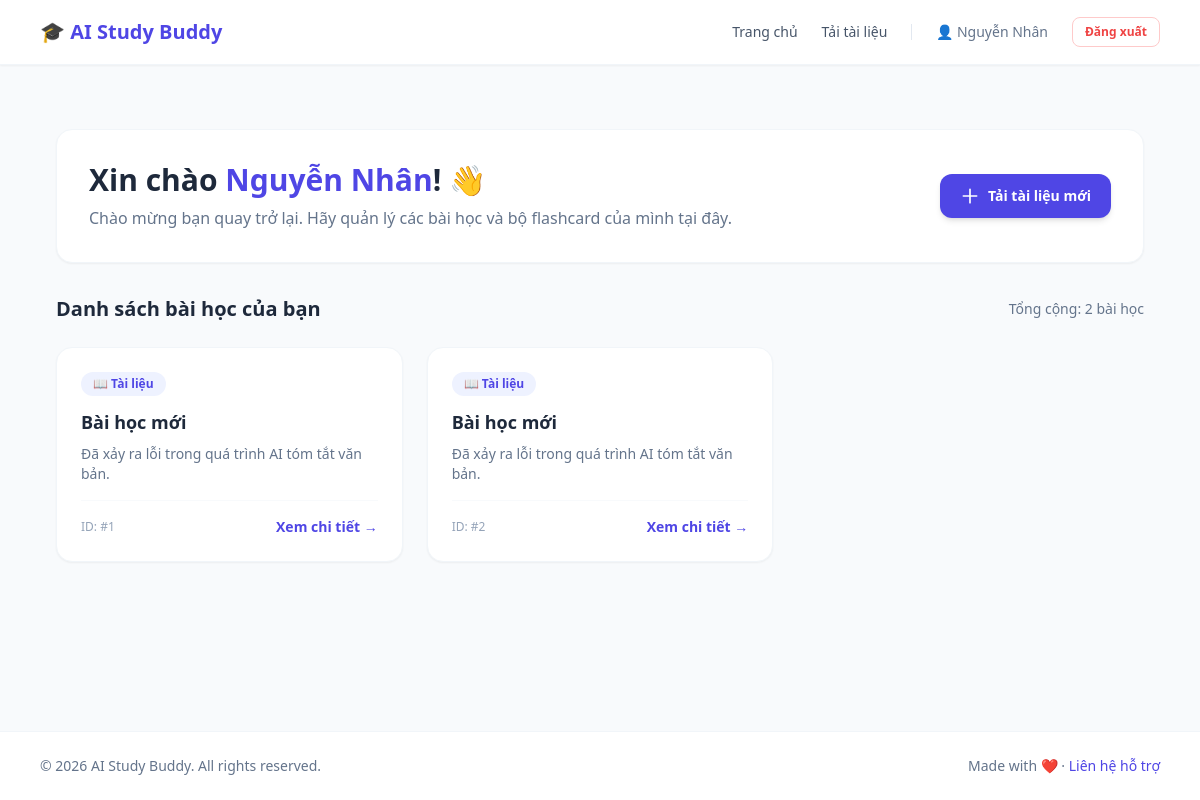
Page /dashboard (signed in) on the earlier database version.
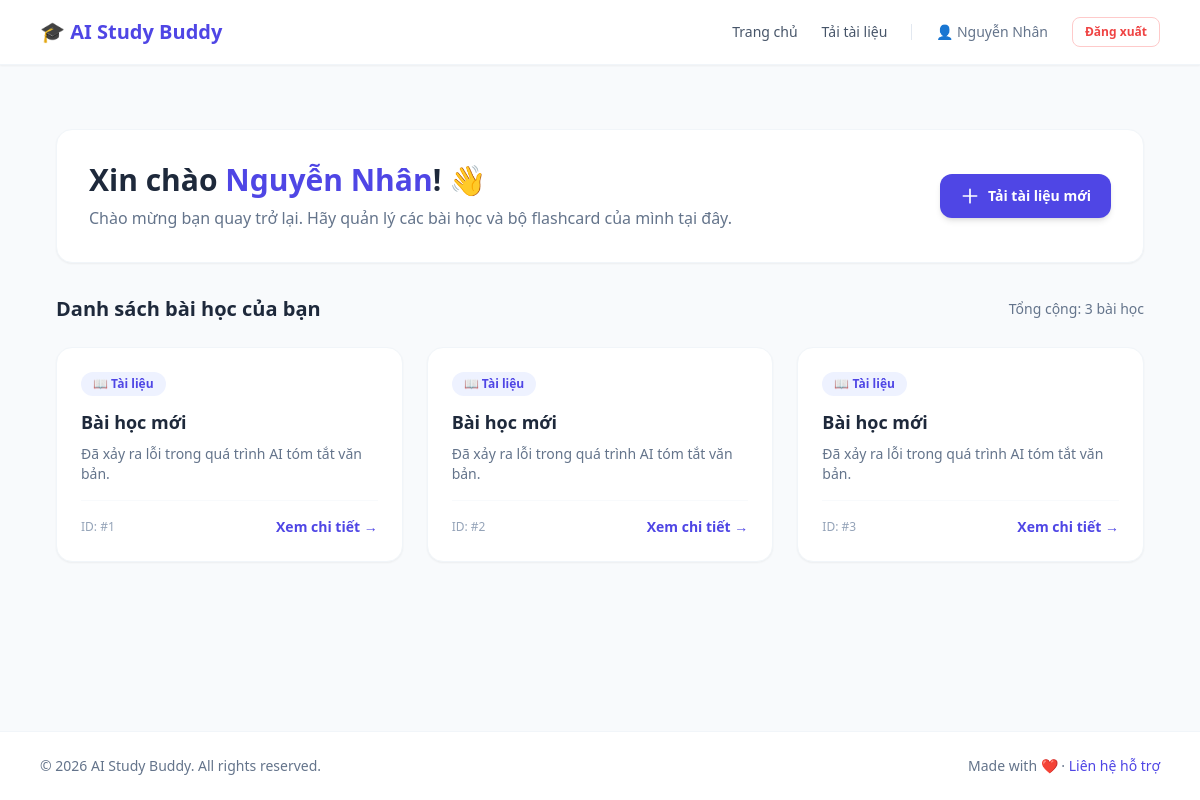
Same page on the later database version.
### app.py (models this page shows)
class Document(db.Model):
    id = db.Column(db.Integer, primary_key=True)
    title = db.Column(db.String(200), nullable=False)
    original_text = db.Column(db.Text, nullable=False)
    summary_text = db.Column(db.Text)
    user_id = db.Column(db.Integer, db.ForeignKey('user.id'), nullable=False)
    flashcards = db.relationship('Flashcard', backref='document', lazy=True)

### app.py (the view)
@app.route('/dashboard')
def dashboard():
    if 'user_id' not in session:
        flash("Vui lòng đăng nhập để truy cập trang chủ!", "warning")
        return redirect(url_for('login'))
    user_docs = Document.query.filter_by(user_id=session['user_id']).all()
    return render_template('dashboard.html', documents=user_docs)

### templates/dashboard.html (shortened to what this page needs)
{% extends 'base.html' %}
{% block content %}
<div class="max-w-6xl mx-auto px-4 py-8">
    <div class="bg-white rounded-2xl p-8 shadow-sm border border-slate-100 mb-8 flex items-center justify-between">
        <div>
            <h1 class="text-3xl font-bold text-slate-800">
                Xin chào <span class="text-indigo-600">{{ session.get('username', 'Bạn') }}</span>! 👋
            </h1>
            <p class="text-slate-500 mt-2">
                Chào mừng bạn quay trở lại. Hãy quản lý các bài học và bộ flashcard của mình tại đây.
            </p>
        </div>
        <a href="{{ url_for('upload_doc') }}"
           class="inline-flex items-center px-5 py-3 bg-indigo-600 hover:bg-indigo-700 text-white text-sm font-semibold rounded-xl shadow-md transition duration-200 gap-2">
            <svg class="w-5 h-5" fill="none" stroke="currentColor" viewBox="0 0 24 24">
                <path stroke-linecap="round" stroke-linejoin="round" stroke-width="2" d="M12 4v16m8-8H4"></path>
            </svg>
            Tải tài liệu mới
        </a>
    </div>
    <div class="mb-6 flex items-center justify-between">
        <h2 class="text-xl font-bold text-slate-800">Danh sách bài học của bạn</h2>
        {% if documents %}
            <span class="text-sm font-medium text-slate-500">Tổng cộng: {{ documents|length }} bài học</span>
        {% endif %}
    </div>
    {% if documents %}
        <div class="grid grid-cols-1 md:grid-cols-2 lg:grid-cols-3 gap-6">
            {% for doc in documents %}
                <div class="bg-white rounded-2xl p-6 border border-slate-100 shadow-sm hover:shadow-md transition duration-200 flex flex-col justify-between">
                    <div>
                        <div class="flex items-center gap-2 text-xs font-semibold text-indigo-600 bg-indigo-50 w-fit px-3 py-1 rounded-full mb-3">
                            📖 Tài liệu
                        </div>
                        <h3 class="font-bold text-slate-800 text-lg mb-2 line-clamp-1">{{ doc.title }}</h3>
                        <p class="text-slate-500 text-sm line-clamp-3 mb-4">
                            {{ doc.summary_text or doc.original_text }}
                        </p>
                    </div>
                    <div class="pt-4 border-t border-slate-50 flex items-center justify-between">
                        <span class="text-xs text-slate-400">ID: #{{ doc.id }}</span>
                        <a href="#" class="text-indigo-600 hover:text-indigo-800 text-sm font-semibold inline-flex items-center gap-1">
                            Xem chi tiết &rarr;
                        </a>
                    </div>
                </div>
            {% endfor %}
        </div>
    {% endif %}
</div>
{% endblock %}

### templates/base.html (shortened to what this page needs)
<!DOCTYPE html>
<html lang="vi">
<head>
  <script src="https://cdn.tailwindcss.com"></script>
</head>
<body class="min-h-screen bg-slate-50 text-slate-900 flex flex-col justify-between">
  <header class="bg-white border-b border-slate-100 sticky top-0 z-50 shadow-sm">
    <div class="max-w-6xl mx-auto px-4 h-16 flex items-center justify-between">
      <a href="{{ url_for('dashboard') if session.get('user_id') else url_for('index') }}" class="font-bold text-xl text-indigo-600 flex items-center gap-2">
        🎓 AI Study Buddy
      </a>
      <div class="flex items-center gap-6">
        {% if session.get('user_id') %}
          <a href="{{ url_for('dashboard') }}"
             class="text-slate-600 hover:text-indigo-600 font-medium text-sm transition">
            Trang chủ
          </a>
          <a href="{{ url_for('upload_doc') }}"
             class="text-slate-600 hover:text-indigo-600 font-medium text-sm transition">
            Tải tài liệu
          </a>
          <span class="text-sm text-slate-500 font-medium">
            👤 {{ session.get('username') }}
          </span>
          <a href="{{ url_for('logout') }}"
             class="text-xs text-red-500 hover:text-red-700 font-semibold border border-red-200 px-3 py-1.5 rounded-lg hover:bg-red-50 transition">
            Đăng xuất
          </a>
        {% endif %}
      </div>
    </div>
  </header>
  <main class="max-w-6xl mx-auto px-4 py-8 flex-grow w-full">
    {% block content %}{% endblock %}
  </main>
  <footer class="bg-white border-t border-slate-100 mt-auto">
    <div class="max-w-6xl mx-auto px-4 py-6 text-sm text-slate-500 flex flex-col md:flex-row justify-between items-center gap-4">
      <div>© 2026 AI Study Buddy. All rights reserved.</div>
      <div>Made with ❤️ · <a href="#contact" class="hover:underline text-indigo-600">Liên hệ hỗ trợ</a></div>
    </div>
  </footer>
</body>
</html>

Differences in the rows shown:
added Document: title "Bài học mới", summary_text "Đã xảy ra lỗi trong quá trình AI tóm tắt văn bản.", id "3"
Other differences:
{{ documents|length }}: "2" → "3"
